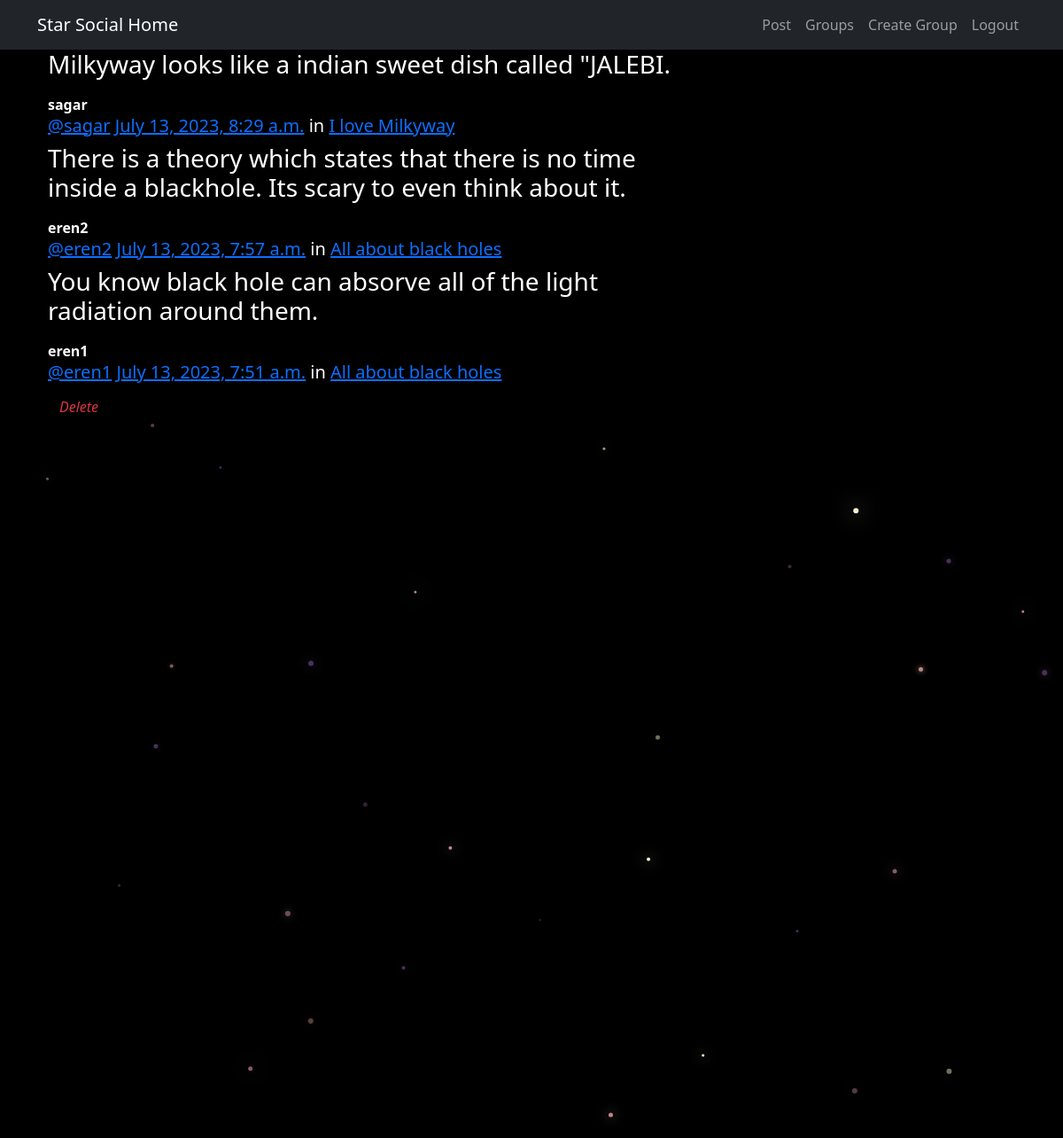
Screenshot of /posts/ (signed in) with the database file from the repository.
### posts/models.py (models this page shows, shortened)
class Post(models.Model):
    user = models.ForeignKey(User, related_name="posts",on_delete=models.CASCADE)
    created_at = models.DateTimeField(auto_now=True)
    message = models.TextField()
    message_html = models.TextField(editable=False)
    group = models.ForeignKey(Group, related_name="posts",null=True, blank=True,on_delete=models.CASCADE)
    class Meta:
        ordering = ["-created_at"]
        unique_together = ["user", "message"]

### groups/models.py (models this page shows, shortened)
class Group(models.Model):
    name = models.CharField(max_length=255, unique=True)
    slug = models.SlugField(allow_unicode=True, unique=True)
    description = models.TextField(blank=True, default='')
    description_html = models.TextField(editable=False, default='', blank=True)
    members = models.ManyToManyField(User,through="GroupMember")
    class Meta:
        ordering = ["name"]

### posts/views.py (the view)
# urls.py: path("", views.PostList.as_view(), name="all"),
class PostList(SelectRelatedMixin, generic.ListView):
    model = models.Post
    select_related = ("user", "group")

### posts/templates/posts/post_list.html (shortened to what this page needs)
{% extends "posts/post_base.html" %}
{% load humanize %}
{% block post_content %}
<div class="col-md-8">
	{% for post in post_list %}
  {% include "posts/_post.html" %}
	{% endfor %}
</div>
{% endblock %}

### posts/templates/posts/_post.html
<div class="post media">
	<h3>{{ post.message_html|safe }}</h3>
	<div class="media-body">
		<strong>{{ post.user.username }}</strong>
		<h5 class="media-heading">
			<span class="username"><a href="{% url 'posts:for_user' username=post.user.username %}">@{{ post.user.username }}</a></span>
			<time class="time"><a href="{% url 'posts:single' username=post.user.username pk=post.pk %}">{{ post.created_at }}</a></time>
			{% if post.group %}
			<span class="group-name">in <a href="#">{{ post.group.name }}</a></span>
			{% endif %}
		</h5>
		<div class="media-footer">
			{% if user.is_authenticated and post.user == user and not hide_delete %}
				<a href="{% url 'posts:delete' pk=post.pk %}" title="delete" class="btn btn-simple">
					<span class="text-danger" ><i class="bi bi-x">Delete</i></span>
				</a>
			{% endif %}
		</div>
	</div>
</div>

### static/ilovespace/css/master.css (style rules this page uses)
body { margin: 0; overflow: hidden; background-color: black; color:white; }

### rows the page displays
Post: message_html "Milkyway looks like a indian sweet dish called \"JALEBI.", user.username "sagar", created_at "July 13, 2023, 8:29 a.m.", group.name "I love Milkyway"
Post: message_html "There is a theory which states that there is no time inside a blackhole. Its scary to even think about it.", user.username "eren2", created_at "July 13, 2023, 7:57 a.m.", group.name "All about black holes"
Post: message_html "You know black hole can absorve all of the light radiation around them.", user.username "eren1", created_at "July 13, 2023, 7:51 a.m.", group.name "All about black holes", shows "Delete"
